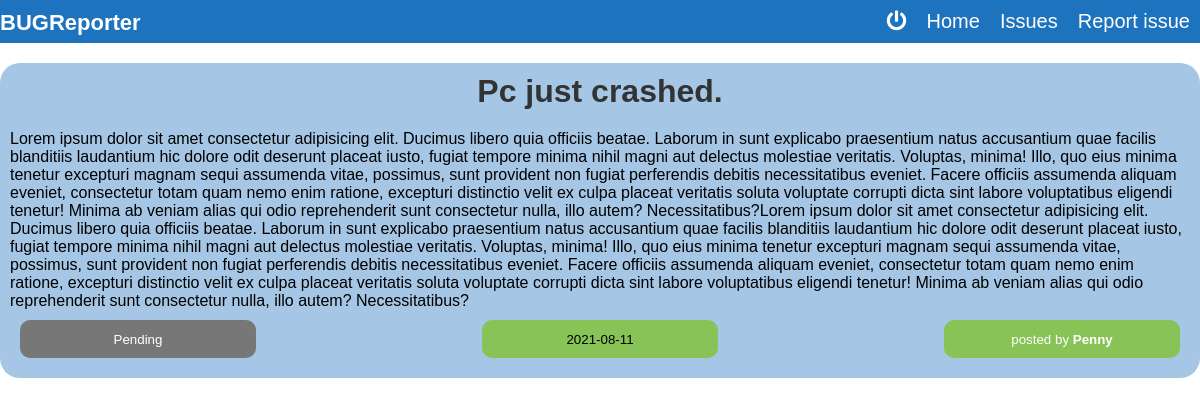
/issue/11 (signed in), run on the app's committed database.
### issues_blog/models.py (models this page shows, shortened)
class Issue(db.Model):
    __tablename__ = 'issues'
    id = db.Column(db.Integer, primary_key = True)
    title = db.Column(db.String(60), nullable = False)
    content = db.Column(db.Text, nullable = False)
    status = db.Column(db.String(20), nullable = False, default = 'Pending')
    date_created = db.Column(db.DateTime, nullable = False, default = datetime.utcnow)
    user_id = db.Column(db.Integer, db.ForeignKey('users.id'), nullable = False)

class User(db.Model, UserMixin):
    __tablename__ = 'users'
    id = db.Column(db.Integer, primary_key = True)
    firstname = db.Column(db.String(20), unique = True, nullable = False)
    email = db.Column(db.String(120), unique = True, nullable = False)
    password = db.Column(db.String(60), nullable = False)
    issues = db.relationship('Issue', backref = 'author', lazy = True)

### issues_blog/routes.py (the view)
@app.route('/issue/<int:issue_id>', methods = ['POST', 'GET'])
@login_required
def issue(issue_id):
    issue = Issue.query.get_or_404(issue_id)
    return render_template('issue.html', title = issue.title, issue = issue)

### issues_blog/models.py (called while the page is built)
@login_manager.user_loader
def load_user(user_id):
    return User.query.get(int(user_id))

### issues_blog/templates/issue.html (shortened to what this page needs)
{% extends 'base.html' %}
{% block body %}
    <div class="container">
        <div class="issue-box">
            <h1>{{ issue.title }}</h1>
            <p>{{ issue.content }}</p>
            <div class="details">
                <div class="info {{ issue.status|lower }}">
                    <p>
                        <small class = "details">{{ issue.status }}</small>
                    </p>
                </div>
                <div class="info">
                    <p>
                        <small class = "details">{{ issue.date_created.strftime('%Y-%m-%d') }}</small>
                    </p>
                </div>
                <div class="info">
                    <p>
                        <a href="{{ url_for('user_issues', firstname = issue.author.firstname) }}">
                            <small class = "details">
                                posted by <strong>{{ issue.author.firstname }}</strong>
                            </small>
                        </a>
                    </p>
                </div>
            </div>
        </div>
    </div>
{% endblock %}

### issues_blog/static/css/main.css (style rules this page uses)
* { margin: 0; padding: 0; box-sizing: border-box; }
body { font-family: Arial, Helvetica, sans-serif; }
.container { max-width: 1200px; overflow: auto; margin: auto; }
a { text-decoration: none; color: #fff; }
div.issue-box div.details { display: flex; justify-content: space-between; }
.issue-box { padding: 10px; margin: 20px 0; background-color: rgba(30, 115, 190, .4); border-radius: 20px; overflow: auto; }
.issue-box h1 { text-align: center; margin-bottom: 20px; color: #333; }
div.info { width: 20%; padding: 10px; margin: 10px 10px; border-radius: 10px; text-align: center; background-color: #87c357 }
.issue-box div.info.pending { background-color: #777; color: #fff; }

### data on the page
Issue: title "Pc just crashed.", content "Lorem ipsum dolor sit amet consectetur adipisicing elit. Ducimus libero quia officiis beatae. Laborum in sunt explicabo praesentium natus accusantium quae facilis blanditiis laudantium hic dolore odit deserunt placeat iusto, fugiat tempore minima nihil magni aut delectus molestiae veritatis. Voluptas, minima! Illo, quo eius minima tenetur excepturi magnam sequi assumenda vitae, possimus, sunt provident non fugiat perferendis debitis necessitatibus eveniet. Facere officiis assumenda aliquam eveniet, consectetur totam quam nemo enim ratione, excepturi distinctio velit ex culpa placeat veritatis soluta voluptate corrupti dicta sint labore voluptatibus eligendi tenetur! Minima ab veniam alias…", status "Pending", date_created "2021-08-11"
User: author.firstname "Penny"
